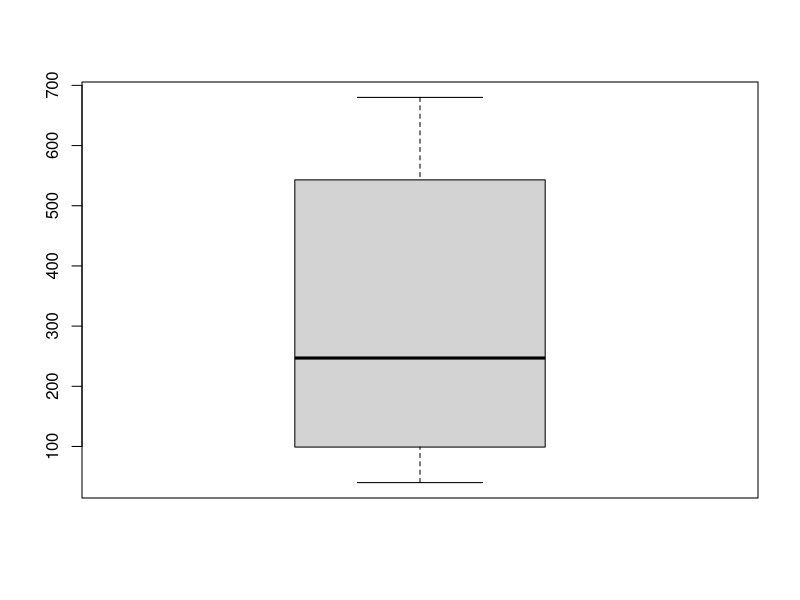
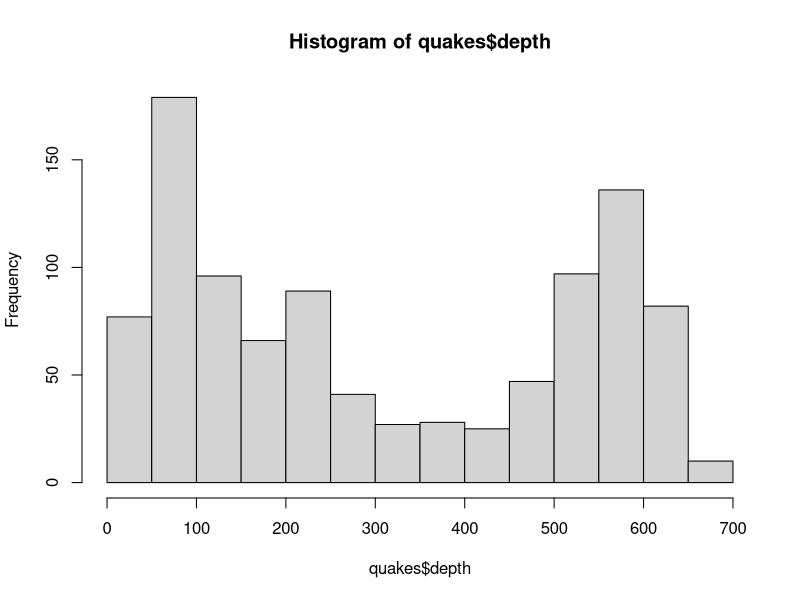
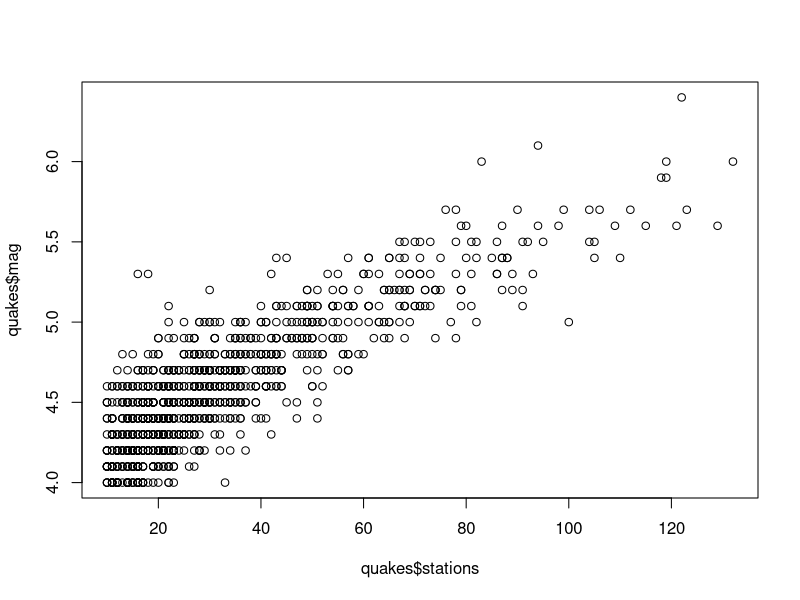
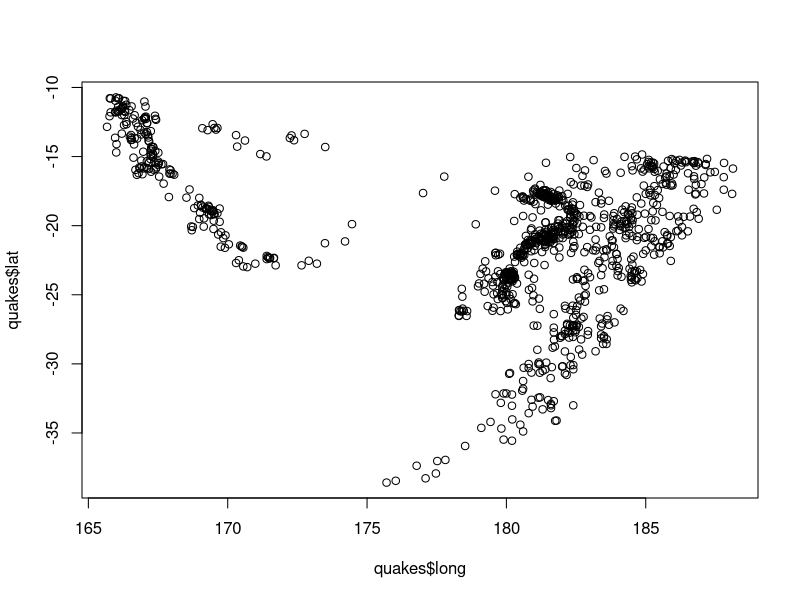
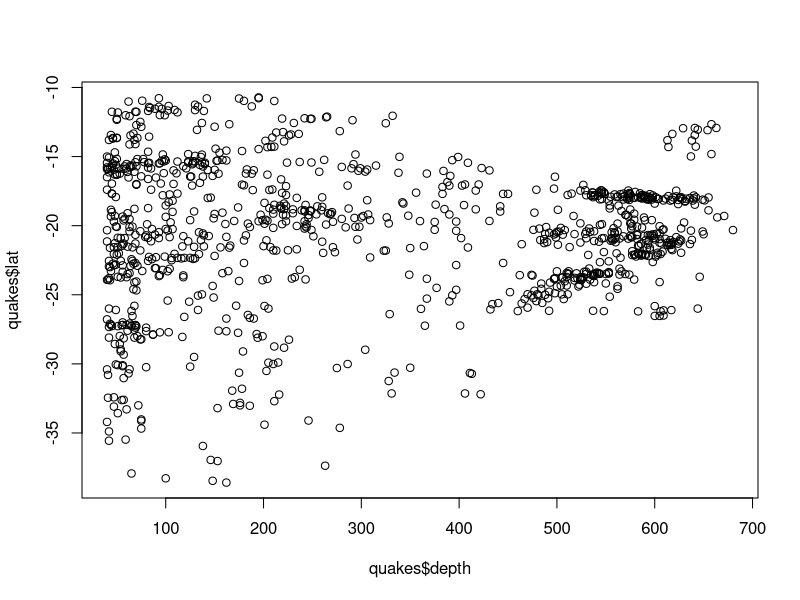

Reproduce these figures in R, in order.
## ---- chunk 1
#DO NOT EDIT THIS CHUNK OR ANYTHING ABOVE IT!
knitr::opts_chunk$set(echo = TRUE, eval = TRUE, fig.align = "center", warning = F, message = F, tidy=T, tidy.opts=list(width.cutoff=50))
## ---- chunk 2
head(quakes)
## ---- chunk 3
nrow(quakes)
ncol(quakes)
## ---- chunk 4
mean(quakes$mag)
fivenum(quakes$mag)
mean(quakes$depth)
fivenum(quakes$depth)
## ---- chunk 5
median(quakes$mag[quakes$long>175])

median(quakes[quakes$long>175,]$mag) #this is the more conventional notation
## ---- chunk 6
mean(quakes[quakes$depth > (median(quakes$depth)), ]$mag)
mean(quakes[quakes$depth < (median(quakes$depth)), ]$mag)
## ---- chunk 7
sd(quakes[quakes$depth > (median(quakes$depth)), ]$lat)
sd(quakes[quakes$depth < (median(quakes$depth)), ]$lat)
## ---- chunk 8
# update the code below by replacing the NA with the correct expression to convert to meters
quakes$depth_m <- quakes$depth * 1000
head(quakes$depth_m)
## ---- chunk 9
boxplot(quakes$depth)
## ---- chunk 10
hist(quakes$depth)
## ---- chunk 11
plot(quakes$stations, quakes$mag)
## ---- chunk 12
plot(quakes$long, quakes$lat)
plot(quakes$depth, quakes$lat)
## ---- chunk 13
## DO NOT DELETE OR MODIFY THIS CHUNK: IT MUST BE PRESENT TO RECEIVE CREDIT FOR THE ASSIGNMENT
sessionInfo(); Sys.time(); Sys.info()
